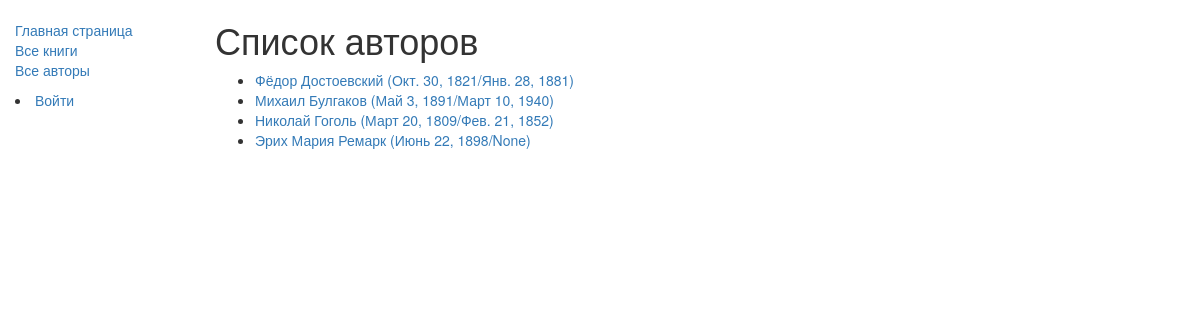
The app's page /catalog/authors/, older data.
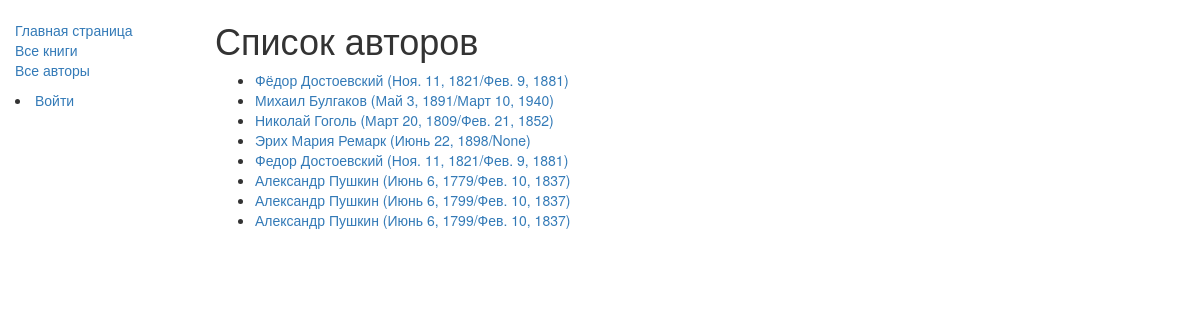
The same page, newer data.
### catalog/models.py (models this page shows, shortened)
class Author(models.Model):
    first_name = models.CharField(max_length=100)
    last_name = models.CharField(max_length=100)
    date_of_birth = models.DateField(null=True, blank=True)
    date_of_death = models.DateField('Died', null=True, blank=True)
    def get_absolute_url(self):
        return reverse('author-detail', args=[str(self.id)])

### catalog/views.py (the view)
class AuthorListView(generic.ListView):
    model = Author

### catalog/templates/catalog/author_list.html
{% extends "base_generic.html" %}
{% block content %}
    <h1>Список авторов</h1>
    {% if author_list %}
    <ul>
      {% for author in author_list %}
      <li>
          <a href="{{ author.get_absolute_url }}">{{ author.first_name }} {{author.last_name}} ({{author.date_of_birth}}/{{author.date_of_death}})</a>
      </li>
      {% endfor %}
    </ul>
    {% else %}
      <p>"Книг этого автора нет в библиотеке."</p>
    {% endif %}
{% endblock %}

### catalog/templates/base_generic.html (shortened to what this page needs)
<!doctype html>
<html lang="en">
  <head>
    <link rel="stylesheet" href="https://maxcdn.bootstrapcdn.com/bootstrap/3.3.7/css/bootstrap.min.css" />
    {% load static %}
    <link rel="stylesheet" href="{% static 'css/styles.css' %}" />
  </head>
  <body>
    <div class="container-fluid">
      <div class="row">
        <div class="col-sm-2">
          {% block sidebar %}
            <ul class="sidebar-nav">
              <li><a href="{% url 'index' %}">Главная страница</a></li>
              <li><a href="{% url 'books' %}">Все книги</a></li>
              <li><a href="{% url 'authors' %}">Все авторы</a></li>
            </ul>
          {% endblock %}
        {% if user.is_authenticated %}
            <li>{{ user.get_username }}</li>
            <li><a href="{% url 'my-borrowed' %}">Книги на руках</a></li>
            <li><a href="{% url 'logout'%}?next={{request.path}}">Выйти</a></li>
        {% else %}
        <li><a href="{% url 'login'%}?next={{request.path}}">Войти</a></li>
       {% endif %}
        </div>
          <div class="col-sm-10 ">
              {% block content %}{% endblock %}
          </div>
      </div>
    </div>
  </body>
</html>

### catalog/static/css/styles.css (style rules this page uses)
.sidebar-nav { margin-top: 20px; padding: 0; list-style: none; }

Row changes from the older to the newer data that the page shows:
changed Author "Фёдор": date_of_birth "Окт. 30, 1821" → "Ноя. 11, 1821"; date_of_death "Янв. 28, 1881" → "Фев. 9, 1881"
added Author: first_name "Федор", last_name "Достоевский", date_of_birth "Ноя. 11, 1821", date_of_death "Фев. 9, 1881"
added Author: first_name "Александр", last_name "Пушкин", date_of_birth "Июнь 6, 1779", date_of_death "Фев. 10, 1837"
added Author: first_name "Александр", last_name "Пушкин", date_of_birth "Июнь 6, 1799", date_of_death "Фев. 10, 1837"
added Author: first_name "Александр", last_name "Пушкин", date_of_birth "Июнь 6, 1799", date_of_death "Фев. 10, 1837"
